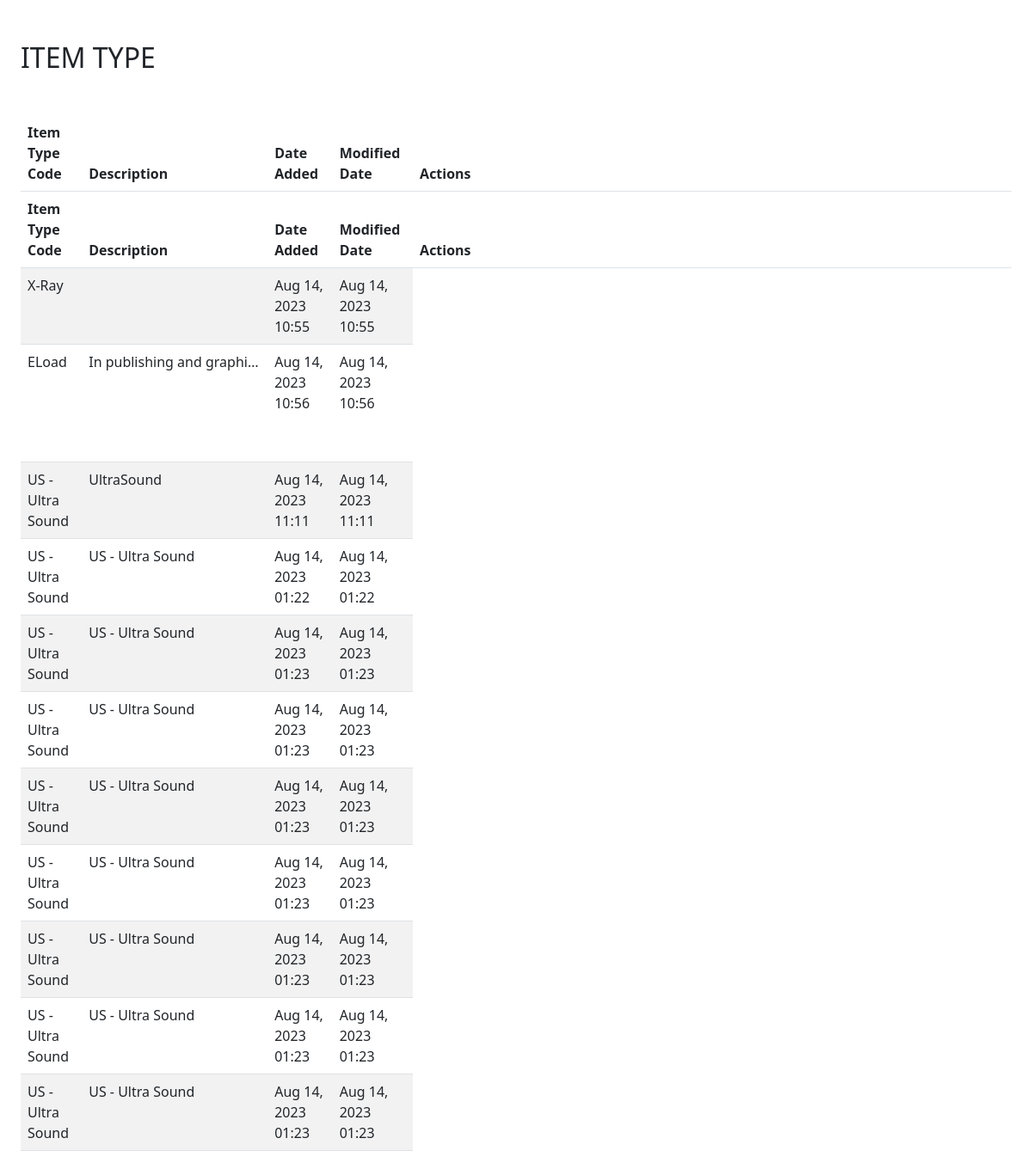
The page /itemType/table.php on the database as committed earlier.
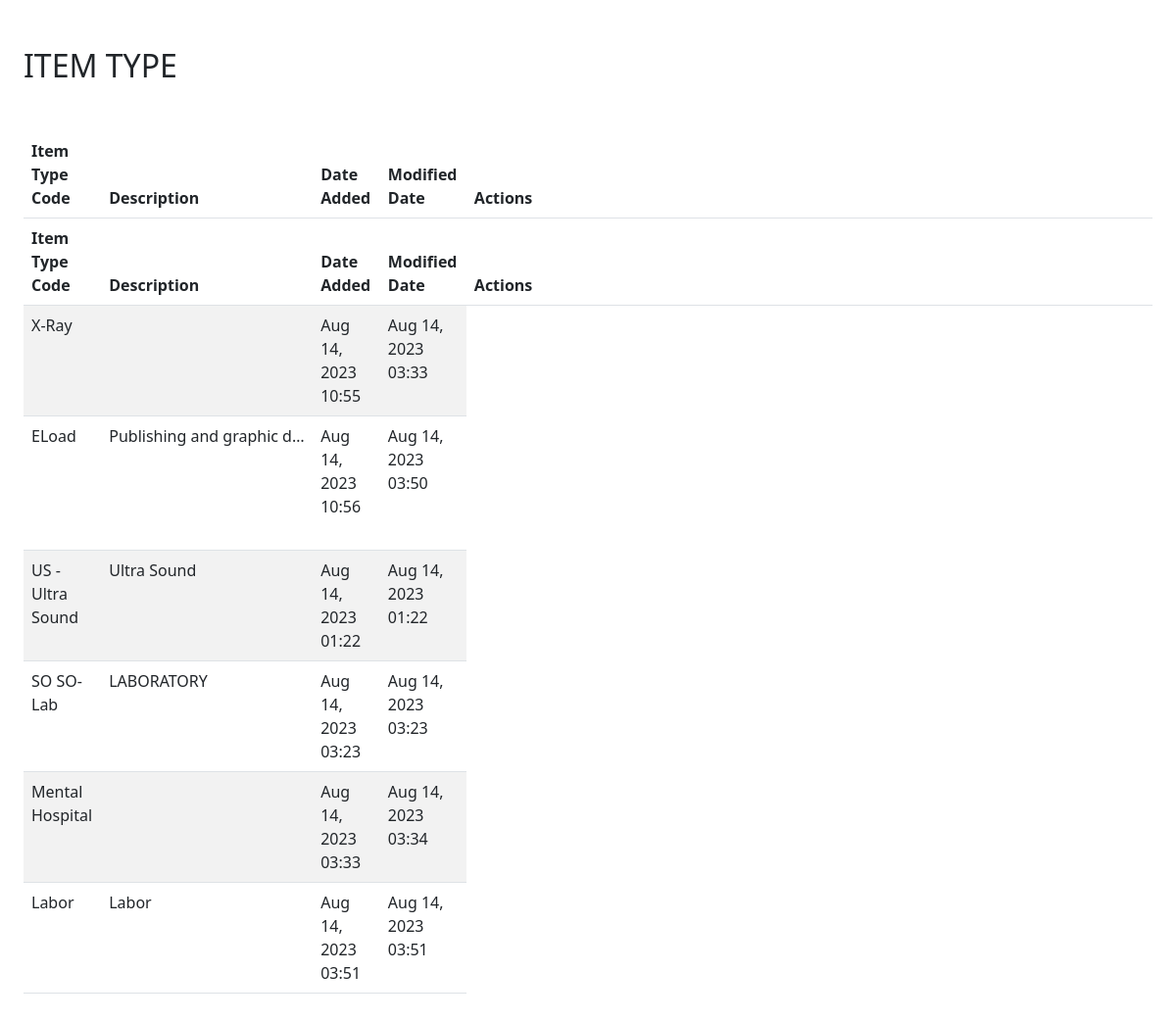
The same page on the database as committed later.
### tables this page shows
CREATE TABLE `itemtype_tb` (
  `itemTypeID` int(11) NOT NULL,
  `itemTypeCode` varchar(120) NOT NULL,
  `description` varchar(250) NOT NULL,
  `createDate` datetime NOT NULL DEFAULT current_timestamp(),
  `modifiedDate` datetime NOT NULL DEFAULT current_timestamp()
);

### itemType/table.php (the view, shortened to what this page needs)
<!DOCTYPE html>
<html lang="en">
<head>
    <link rel="stylesheet" href="https://cdnjs.cloudflare.com/ajax/libs/twitter-bootstrap/5.3.0/css/bootstrap.min.css">
    <link rel="stylesheet" href="https://cdn.datatables.net/1.13.6/css/dataTables.bootstrap5.min.css">
</head>
<body>
    <div class="table w-100 p-4">
        <h2 class="mt-4 mb-5">ITEM TYPE</h2>
        <?php include './add/add.php'; ?>
        <?php include './view/view.php'; ?>
        <table id="example" class="table table-striped" style="width:100%">
            <thead>
                <tr>
                    <th>Item Type Code</th>
                    <th>Description</th>
                    <th>Date Added</th>
                    <th>Modified Date</th>
                    <th>Actions</th>
                </tr>
            </thead>
            <tbody>
                <?php
                $servername = "localhost";
                $username = "root";
                $Password = "";
                $database = "zaratehospital";
                $connection = new mysqli($servername, $username, $Password, $database);
                $sql = "select * from itemtype_tb ";
                $result = $connection->query($sql);
                while ($row = $result->fetch_assoc()) {
                    echo "
                        <tr>
                            <td>" . $row["itemTypeCode"] . "</td>
                            <td>" . $row["description"] . "</td>
                            <td>" . date("M d, Y h:i", strtotime($row["createDate"])) . "</td>
                            <td>" . date("M d, Y h:i", strtotime($row["modifiedDate"])) . "</td>
                            <td class='invisible action-wrapper'>" . json_encode($row) . "</td>
                        </tr>
                        ";
                }
                ?>
            </tbody>
        </table>
    </div>
</body>
</html>

### itemType/add/add.php (shortened to what this page needs)
<!DOCTYPE html>
<html lang="en">
<head>
</head>
<body>
</body>
</html>

### itemType/view/view.php (shortened to what this page needs)
<!DOCTYPE html>
<html lang="en">
<body>
</body>
</html>

### itemType/table.php (style rules this page uses)
td:nth-child(2) { max-width: 200px; white-space: nowrap; overflow: hidden; text-overflow: ellipsis; }

Rows that differ between the two databases and show on the page:
removed itemtype_tb: itemTypeCode "US - Ultra Sound", description "UltraSound", createDate "Aug 14, 2023 11:11", modifiedDate "Aug 14, 2023 11:11"
removed itemtype_tb: itemTypeCode "US - Ultra Sound", description "US - Ultra Sound", createDate "Aug 14, 2023 01:23", modifiedDate "Aug 14, 2023 01:23"
removed itemtype_tb: itemTypeCode "US - Ultra Sound", description "US - Ultra Sound", createDate "Aug 14, 2023 01:23", modifiedDate "Aug 14, 2023 01:23"
removed itemtype_tb: itemTypeCode "US - Ultra Sound", description "US - Ultra Sound", createDate "Aug 14, 2023 01:23", modifiedDate "Aug 14, 2023 01:23"
removed itemtype_tb: itemTypeCode "US - Ultra Sound", description "US - Ultra Sound", createDate "Aug 14, 2023 01:23", modifiedDate "Aug 14, 2023 01:23"
removed itemtype_tb: itemTypeCode "US - Ultra Sound", description "US - Ultra Sound", createDate "Aug 14, 2023 01:23", modifiedDate "Aug 14, 2023 01:23"
removed itemtype_tb: itemTypeCode "US - Ultra Sound", description "US - Ultra Sound", createDate "Aug 14, 2023 01:23", modifiedDate "Aug 14, 2023 01:23"
removed itemtype_tb: itemTypeCode "US - Ultra Sound", description "US - Ultra Sound", createDate "Aug 14, 2023 01:23", modifiedDate "Aug 14, 2023 01:23"
changed itemtype_tb "X-Ray": modifiedDate "Aug 14, 2023 10:55" → "Aug 14, 2023 03:33"
changed itemtype_tb "ELoad": description "In publishing and graphi…" → "Publishing and graphic d…"; modifiedDate "Aug 14, 2023 10:56" → "Aug 14, 2023 03:50"
changed itemtype_tb "US - Ultra Sound": description "US - Ultra Sound" → "Ultra Sound"
added itemtype_tb: itemTypeCode "SO SO-Lab", description "LABORATORY", createDate "Aug 14, 2023 03:23", modifiedDate "Aug 14, 2023 03:23"
added itemtype_tb: itemTypeCode "Mental Hospital", createDate "Aug 14, 2023 03:33", modifiedDate "Aug 14, 2023 03:34"
added itemtype_tb: itemTypeCode "Labor", description "Labor", createDate "Aug 14, 2023 03:51", modifiedDate "Aug 14, 2023 03:51"
